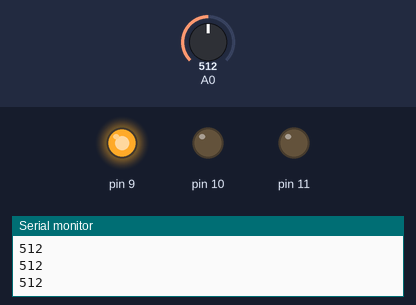
Bench run of a sketch on a simulated Arduino Uno, built with avr-gcc and run on an emulated ATmega328P. Parts: output pins drawn as LEDs (lit = HIGH), the last lines printed to the serial monitor. Inputs (shaded band) come from the test bench; at power-on: A0 = 512.

Above: at 1.2 s.
1.3 s: A0 set to 483
At 2.1 s:
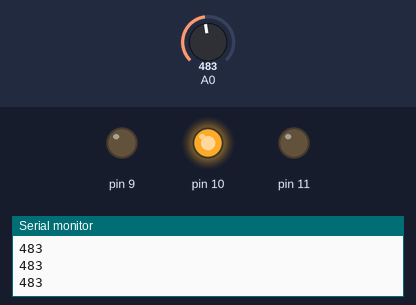
2.8 s: A0 set to 510
At 3.3 s:
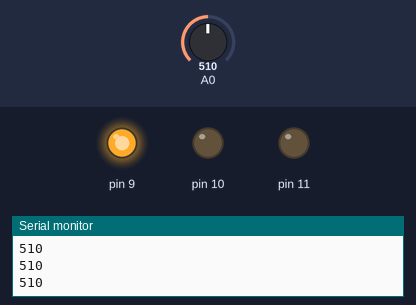
4.3 s: A0 set to 490
At 5.6 s:
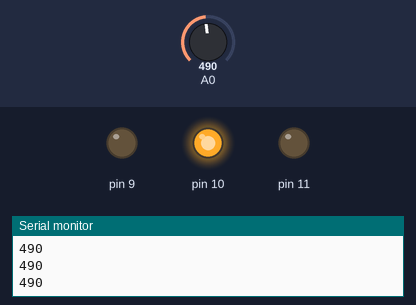
Timing chart, 0 to 7.3 s (numbered marks = the images above; inputs shaded):
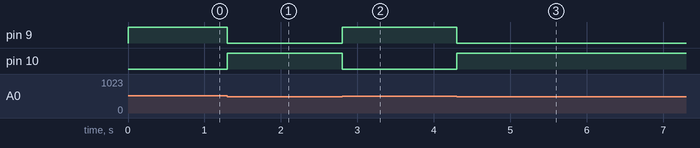

Measured:
- the behaviour switches between 501 and 500 on A0 (found by bisection; images 0 and 1)
- after the input at 1.3 s, pin 9: HIGH → LOW at once; pin 10: LOW → HIGH at once
- after the input at 2.8 s, pin 9: LOW → HIGH at once; pin 10: HIGH → LOW at once
- after the input at 4.3 s, pin 9: HIGH → LOW at once; pin 10: LOW → HIGH at once

The sketch:

slide_color_led.ino
```cpp
void setup() {
  pinMode(9,OUTPUT);
  pinMode(10,OUTPUT);
  pinMode(11,OUTPUT);
  pinMode(A0,INPUT);
  Serial.begin(9600);

}

void loop() {
  Serial.println(analogRead(A0));
  if(analogRead(A0)>500)
  {
    digitalWrite(9,HIGH);
    digitalWrite(10,LOW);

  }
  else
  {
    digitalWrite(9,LOW);
    digitalWrite(10,HIGH);
  }
}
```
